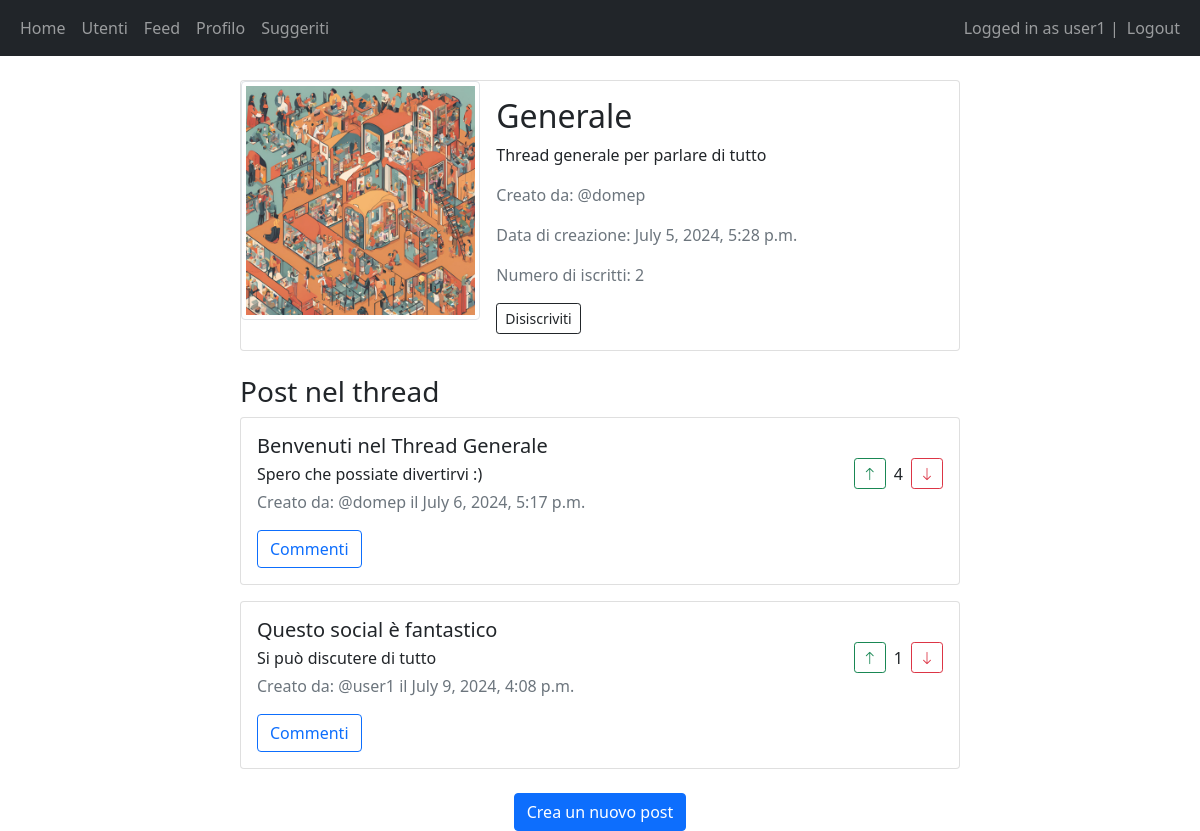
The app's page /thread/17/ (signed in) with its own data.
### main/models.py (models this page shows, shortened)
class Thread(models.Model):
    author = models.ForeignKey(User, on_delete=models.CASCADE)
    title = models.CharField(max_length=200)
    description = models.CharField(max_length=600)
    created_at = models.DateTimeField(auto_now_add=True)
    image = models.ImageField(upload_to='thread_images/', blank=True, null=True)
    subscribers = models.ManyToManyField(User, related_name='subscribed_threads', blank=True)

class Post(models.Model):
    author = models.ForeignKey(User, on_delete=models.CASCADE)
    thread = models.ForeignKey(Thread, on_delete=models.CASCADE, related_name='posts')
    title = models.CharField(max_length=200)
    description = models.TextField()
    created_at = models.DateTimeField(auto_now_add=True)
    updated_at = models.DateTimeField(auto_now=True)
    total_votes = models.IntegerField(default=0)  # Campo per il conteggio dei voti

### main/views.py (the view)
# urls.py: path('thread/<int:thread_id>/', views.thread_view, name='enter_thread'),
@login_required(login_url="/login")
def thread_view(request, thread_id):
    thread = get_object_or_404(Thread, id=thread_id)
    posts = Post.objects.filter(thread=thread).order_by('-total_votes')
    is_subscribed = request.user.is_authenticated and thread.subscribers.filter(id=request.user.id).exists()
    subscriber_count = thread.subscribers.count()
    if request.method == 'POST':
        comment_form = CommentForm(request.POST)
        if comment_form.is_valid():
            comment = comment_form.save(commit=False)
            comment.author = request.user
            post_id = request.POST.get('post_id')
            comment.post = Post.objects.get(id=post_id)
            comment.save()
            return redirect('enter_thread', thread_id=thread.id)
    else:
        comment_form = CommentForm()
    context = {
        'thread': thread,
        'posts': posts,
        'is_subscribed': is_subscribed,
        'subscriber_count': subscriber_count,
        'comment_form': comment_form,
    }
    return render(request, 'main/thread.html', context)

### main/templates/main/thread.html (shortened to what this page needs)
{% extends 'main/base.html' %}
{% block content %}
<div class="container mt-4">
  <div class="row">
    <div class="col-md-8 offset-md-2">
      <div class="card">
        <div class="row g-0">
          <div class="col-md-4">
            {% if thread.image %}
            <img src="{{ thread.image.url }}" class="img-thumbnail" alt="{{ thread.title }}" style="max-width: 100%; height: auto;">
            {% endif %}
          </div>
          <div class="col-md-8">
            <div class="card-body">
              <h2 class="card-title">{{ thread.title }}</h2>
              <p class="card-text">{{ thread.description }}</p>
              <div class="text-muted">
                <p>Creato da: @{{ thread.author.username }}</p>
                <p>Data di creazione: {{ thread.created_at }}</p>
                <p>Numero di iscritti: {{ subscriber_count }}</p>
              </div>
              <div class="mt-3">
                {% if user.is_authenticated and user != thread.author %}
                  {% if is_subscribed %}
                    <a href="{% url 'unsubscribe_from_thread' thread.id %}" class="btn btn-outline-dark btn-sm">
                      Disiscriviti
                    </a>
                  {% else %}
                    <a href="{% url 'subscribe_to_thread' thread.id %}" class="btn btn-dark btn-sm">
                      Iscriviti
                    </a>
                  {% endif %}
                {% endif %}
              </div>
            </div>
          </div>
        </div>
      </div>
      <div class="mt-4">
        <h3>Post nel thread</h3>
        {% for post in posts %}
          <div class="card mb-3">
            <div class="card-body">
              <div class="d-flex justify-content-between align-items-center">
                <div>
                  <h5 class="card-title mb-1">{{ post.title }}</h5>
                  <p class="card-text mb-1">{{ post.description }}</p>
                  <p class="card-text text-muted mb-0">Creato da: @{{ post.author.username }} il {{ post.created_at }}</p>
                </div>
                <div class="d-flex align-items-center">
                  <a href="{% url 'vote_post' post.id '1' %}" class="btn btn-outline-success btn-sm me-2">
                    <i class="bi bi-arrow-up"></i>
                  </a>
                  <span class="fs-6">{{ post.total_votes }}</span>
                  <a href="{% url 'vote_post' post.id '-1' %}" class="btn btn-outline-danger btn-sm ms-2">
                    <i class="bi bi-arrow-down"></i>
                  </a>
                </div>
              </div>
              <div class="mt-3">
                <button class="btn btn-outline-primary" type="button" data-bs-toggle="collapse" data-bs-target="#comments-{{ post.id }}" aria-expanded="false" aria-controls="comments-{{ post.id }}">
                  Commenti
                </button>
              </div>
            </div>
          </div>
        {% endfor %}
      </div>
      {% if is_subscribed or user == thread.author %}
        <div class="mt-4 text-center">
          <a href="{% url 'create_post' thread.id %}" class="btn btn-primary">Crea un nuovo post</a>
        </div>
      {% endif %}
    </div>
  </div>
</div>
{% endblock %}

### main/templates/main/base.html (shortened to what this page needs)
<!DOCTYPE html>
<html lang="en">
  <head>
    <link
      href="https://cdn.jsdelivr.net/npm/bootstrap@5.1.3/dist/css/bootstrap.min.css"
      rel="stylesheet"
    />
    <link href="https://cdn.jsdelivr.net/npm/bootstrap-icons/font/bootstrap-icons.css" rel="stylesheet">
    <link rel="stylesheet" href="https://cdnjs.cloudflare.com/ajax/libs/font-awesome/5.15.4/css/all.min.css">
  </head>
  <body>
    <nav class="navbar navbar-expand-lg navbar-dark bg-dark">
      <div class="container-fluid">
        <div>
          <ul class="navbar-nav">
            <li class="nav-item">
              <a class="nav-link" href="/home">Home</a>
            </li>
            <li class="nav-item">
              <a class="nav-link" href="/friends">Utenti</a>
            </li>
            <li class="nav-item">
              <a class="nav-link" href="/feed">Feed</a>
            </li>
            {% if user.is_authenticated %}
            <li class="nav-item">
              <a class="nav-link" href="{% url 'profile' user.username %}">Profilo</a>
            </li>
            {% endif %}
            <li class="nav-item">
              <a class="nav-link" href="{% url 'recommended_content' %}">Suggeriti</a>
            </li>
          </ul>
        </div>
        <div>
          <ul class="navbar-nav">
            {% if user.is_authenticated %}
            <span class="navbar-text">Logged in as {{user.username}} | </span>
            <li class="nav-item">
              <a class="nav-link" href="/logout">Logout</a>
            </li>
            {% else %}
            <li class="nav-item">
              <a class="nav-link" href="/login">Login</a>
            </li>
            {% endif %}
          </ul>
        </div>
      </div>
    </nav>
    <div class="container">{% block content %} {% endblock %}</div>
  </body>
</html>

### records on screen
Thread: image (picture), title "Generale", description "Thread generale per parlare di tutto", author.username "domep", created_at "July 5, 2024, 5:28 p.m."
Post: title "Benvenuti nel Thread Generale", description "Spero che possiate divertirvi :)", author.username "domep", created_at "July 6, 2024, 5:17 p.m.", total_votes "4"
Post: title "Questo social è fantastico", description "Si può discutere di tutto", author.username "user1", created_at "July 9, 2024, 4:08 p.m.", total_votes "1"

### other values on screen
{{ user.username }} "user1"
{{ subscriber_count }} "2"
